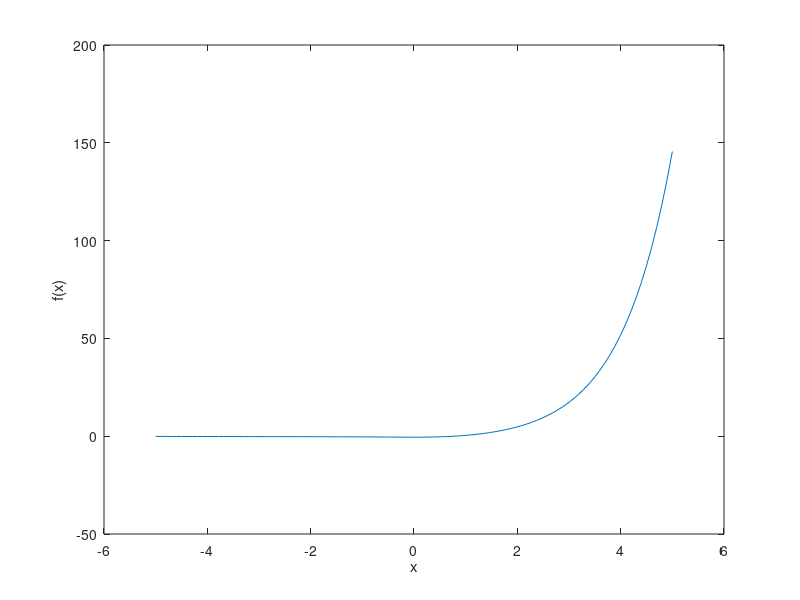

Source code (MATLAB):
x0 = 2
x1 = 3
x2 = 4
y0 = exp(x0) - 1.5 - atan(x0)
y1 = exp(x1) - 1.5 - atan(x1)
y2 = exp(x2) - 1.5 - atan(x2)

plot(x0, y0, 'o', x1, y1, 'o', x2, y2, 'o')
x = linspace(-5, 5, 100)
y = exp(x) - 1.5 - atan(x)

plot(x, y)
xlabel("x")
ylabel("f(x)")
